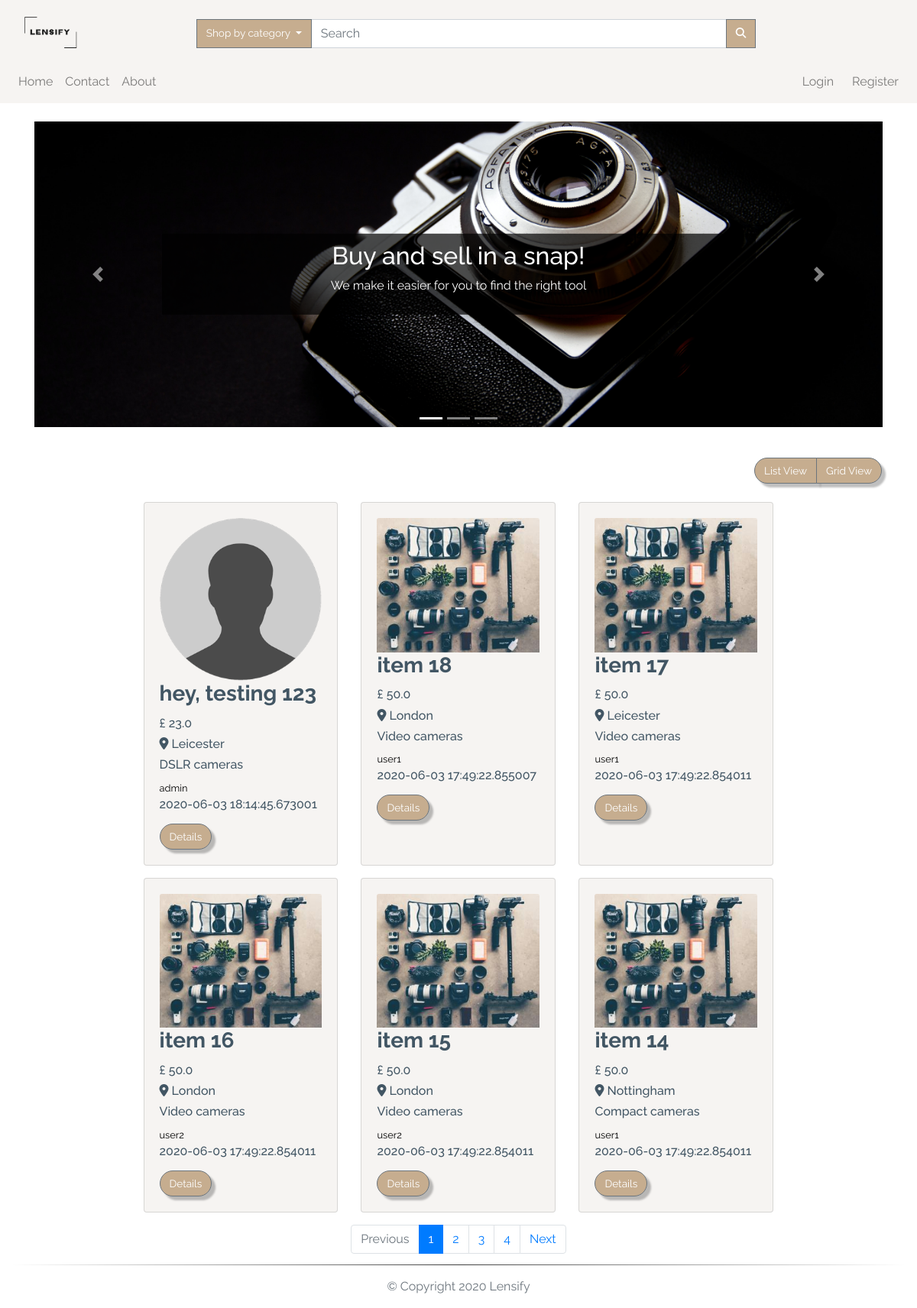
/index, run on the app's committed database.
### app/models.py (models this page shows, shortened)
class TimestampMixin(object):
    created_at = db.Column(db.DateTime, nullable=False,
                           default=datetime.utcnow)
    updated_at = db.Column(db.DateTime, onupdate=datetime.utcnow)

class ItemForSale(db.Model, TimestampMixin):
    __tablename__ = "for_sale"
    id = db.Column(db.Integer, primary_key=True)
    title = db.Column(db.String(100), nullable=False)
    description = db.Column(db.Text, nullable=False)
    quantity = db.Column(db.Integer, nullable=False, default=1)
    condition = db.Column(db.String(50), nullable=False)
    item_city = db.Column(db.String(50), nullable=False)
    price = db.Column(db.Float, nullable=False)
    item_views = db.Column(db.Integer, default=0)
    image_file = db.Column(Json(128), nullable=False,
                           default=['item.jpg'])
    sold = db.Column(db.Boolean, default=False)
    seller_id = db.Column(db.Integer, db.ForeignKey("users.id"))
    category_id = db.Column(db.Integer, db.ForeignKey("categories.id"))

class Category(db.Model, TimestampMixin):
    __tablename__ = "categories"
    id = db.Column(db.Integer, primary_key=True)
    name = db.Column(db.String(30), nullable=False, unique=True)
    item_cat = db.relationship(
        "ItemForSale", backref="category", lazy="dynamic")

class User(db.Model, TimestampMixin, UserMixin):
    __tablename__ = "users"
    id = db.Column(db.Integer, primary_key=True)
    first_name = db.Column(db.String(50), nullable=False)
    last_name = db.Column(db.String(50), nullable=False)
    username = db.Column(db.String(50), unique=True, nullable=False)
    email = db.Column(db.String(115), unique=True, nullable=False)
    image_file = db.Column(db.String(80), nullable=False,
                           default="default.jpg")
    password_hash = db.Column(db.String(60), nullable=False)
    items_for_sale = db.relationship(
        "ItemForSale", backref="seller", lazy="dynamic")
    items_buyer = db.relationship("Order", backref="buyer", lazy="dynamic")
    address = db.relationship(
        "Address", secondary="user_addresses", backref="user", lazy="dynamic"
    )
    followed = db.relationship(
        'User', secondary=followers,
        primaryjoin=(followers.c.follower_id == id),
        secondaryjoin=(followers.c.followed_id == id),
        backref=db.backref('followers', lazy='dynamic'), lazy='dynamic')

### app/routes.py (the view)
@app.route("/")
@app.route("/index")
def index():
    page = request.args.get('page', 1, type=int)
    all_items = ItemForSale.query.order_by(ItemForSale.id.desc()).paginate(
        page, app.config['POSTS_PER_PAGE'], False)
    next_url = url_for('index', page=all_items.next_num) \
        if all_items.has_next else None
    prev_url = url_for('index', page=all_items.prev_num) \
        if all_items.has_prev else None
    return render_template("index.html", all_items=all_items.items, next_url=next_url,
                           prev_url=prev_url, page_num=all_items.iter_pages(), page=page)

### app/models.py (called while the page is built)
    def process_result_value(self, value, dialect):
        return json.loads(value)

### app/routes.py (called while the page is built)
@app.before_request
def before_request():
    if current_user.is_authenticated:
        current_user.updated_at = datetime.utcnow()
        db.session.commit()

@app.context_processor
def inject_categories():
    categories = Category.query.join(
        ItemForSale, (Category.id == ItemForSale.category_id)).all()
    return dict(categories=categories)

### app/templates/index.html (shortened to what this page needs)
{% extends "layout.html" %}
{% block app_content %}
<div class="container-fluid h-100 mt-4">
  <div class="row">
    <div class="col-12 h-100">
      <div class="container-fluid">
        <div class="row justify-content-center mb-4">
          <div class="col-12">
            <div id="slider-animation" class="carousel slide" data-ride="carousel">
              <ul class="carousel-indicators">
                <li data-target="#slider-animation" data-slide-to="0" class="active"></li>
                <li data-target="#slider-animation" data-slide-to="1"></li>
                <li data-target="#slider-animation" data-slide-to="2"></li>
              </ul>
              <div class="carousel-inner">
                <div class="carousel-item active">
                  <img src="{{url_for('.static', filename='img/slider/slider2.jpg')}}" alt="Los Angeles">
                  <div class="text-box">
                    <h2 class="wow slideInRight" data-wow-duration="2s">Buy and sell in a snap!</h2>
                    <p class="wow slideInLeft" data-wow-duration="2s">We make it easier for you to
                      find the right tool</p>
                  </div>
                </div>
              </div>
              <a class="carousel-control-prev" href="#slider-animation" data-slide="prev">
                <span class="carousel-control-prev-icon"></span>
              </a>
              <a class="carousel-control-next" href="#slider-animation" data-slide="next">
                <span class="carousel-control-next-icon"></span>
              </a>
            </div>
          </div>
        </div>
      </div>
      <div class="row ">
        <div class="col-lg-12 my-3">
          <div class="float-right mr-3">
            <div class="btn-group">
              <button class="btn btn-secondary" id="list">
                List View
              </button>
              <button class="btn btn-secondary" id="grid">
                Grid View
              </button>
            </div>
          </div>
        </div>
      </div>
      <div id="products" class="row view-group w-75 mx-auto">
        {% for item in all_items %}
        <div class=" item col-12 col-md-6 col-lg-4 py-2">
          <div class="card custom-bg h-100">
            <div class="card-body">
              <img class="img-fluid card-img-top group list-group-image img-event"
                src="{{url_for('static', filename='img/items/' + item.image_file[0])}}" alt="" />
              <h3 class="card-title list-group-item-heading font-weight-bold ">{{item.title}}</h3>
              <small class="d-block font-weight-bold card-text">
                <h6>£ {{item.price}}</h6>
              </small>
              <small class="font-weight-bold card-text">
                <h6 class="text-capitalize"><i class="fas fa-map-marker-alt"></i> {{item.item_city}}</h6>
              </small>
              <small class="card-text">
                <h6>{{item.category.name}}</h6>
              </small>
              <small class="card-text">
                <a href="{{url_for('user', username=item.seller.username)}}">
                  {{item.seller.username}}
                </a>
              </small>
              <small class="card-text">
                <h6>{{item.created_at}}</h6>
              </small>
              <a href="{{url_for('item', item_id=item.id)}}" class="btn btn-secondary mt-2">
                Details
              </a>
            </div>
          </div>
        </div>
        {% endfor %}
      </div>
      <nav aria-label="Page navigation" class="col-12 my-2">
        <ul class="pagination justify-content-center">
          <li class="page-item {% if not prev_url %} disabled {% endif %}">
            <a class="page-link" href="{{ prev_url }}" tabindex="-1">Previous</a>
          </li>
          {% for num in page_num %}
          {% if num %}
          <li class="page-item {% if page == num %} active {% endif %}"><a class="page-link"
              href="{{url_for('index', page=num)}}">{{ num }}</a></li>
          {% else %}
          <span class="page-item ellipsis">…</span>
          {% endif %}
          {% endfor %}
          <li class="page-item {% if not next_url %} disabled {% endif %}">
            <a class="page-link" href="{{ next_url }}">Next</a>
          </li>
        </ul>
      </nav>
    </div>
  </div>
</div>
</div>
{% endblock app_content %}

### app/templates/layout.html (shortened to what this page needs)
{% extends "bootstrap/base.html" %}
{% block styles %}
<link rel="stylesheet" href="https://stackpath.bootstrapcdn.com/bootstrap/4.5.0/css/bootstrap.min.css"
>
<link rel="stylesheet" href="https://cdnjs.cloudflare.com/ajax/libs/animate.css/3.7.0/animate.css" />
<link rel="stylesheet" href="{{url_for('.static', filename='css/styles.css')}}" />
{% endblock styles %}
{% block body %}
{% block navbar %}
<nav class="navbar navbar-expand-lg navbar-light custom-bg">
  <a href="{{url_for('index')}}" class="col-4 col-md-2 logo-container">
    <img class="navbar-brand img-fluid mt-2" src="{{url_for('.static', filename='img/logo.png')}}" alt="logo" />
  </a>
  <div class="collapse navbar-collapse pt-2 col-12 col-lg-9" id="search">
    <form class="form-inline col-12 input-group">
      <div class="dropdown ml-3 input-group-append">
        <button class="btn btn-secondary dropdown-toggle no-radius" type="button" id="dropdownMenuButton"
          data-toggle="dropdown" aria-haspopup="true" aria-expanded="false">
          Shop by category
        </button>
      </div>
      <input class="form-control col-8 input-group-append" type="search" placeholder="Search" aria-label="Search" />
      <div class="input-group-append">
        <button class="btn btn-secondary no-radius" type="submit">
          <i class="fas fa-search"></i>
        </button>
      </div>
    </form>
  </div>
</nav>
<nav class="navbar navbar-expand-lg navbar-light custom-bg py-0">
  <div id="links" class="collapse navbar-collapse py-2">
    <div class="navbar-nav text-center">
      <a class="nav-item nav-link" href="{{url_for('index')}}">Home</a>
      <a class="nav-item nav-link" href="#">Contact</a>
      <a class="nav-item nav-link" href="#">About</a>
    </div>
    <div class="navbar-nav ml-auto text-center">
      {% if current_user.is_authenticated %}
      <div class="dropdown">
        <a class="dropdown-toggle" type="button" id="dropdownMenuButton" data-toggle="dropdown" aria-haspopup="true"
          aria-expanded="false">
          Hello, {{current_user.first_name.capitalize()}}
        </a>
        <div class="dropdown-menu dropdown-menu-right text-center" aria-labelledby="dropdownMenuButton">
          <a class="dropdown-item" href="{{url_for('user', username=current_user.username)}}">
            Account
          </a>
          <a class="dropdown-item" href="{{url_for('user_settings')}}">
            Settings
          </a>
          <a class="dropdown-item" href="{{url_for('add_item')}}">
            Sell
          </a>
          <a class="dropdown-item" href="{{url_for('logout')}}">Sign out</a>
        </div>
      </div>
      <div class="ml-3 text-center d-none d-lg-block" id="cart">
        <a href="#">
          <i class="fas fa-shopping-cart fa-lg"></i>
        </a>
      </div>
      {%else%}
      <a class="nav-item nav-link mr-2" href="{{url_for('login')}}">Login</a>
      <a class="nav-item nav-link" href="{{url_for('register')}}">Register</a>
      {%endif%}
    </div>
  </div>
</nav>
{% endblock navbar%}
{% block content %}
<main class="my-auto">
  <div class="container-fluid">
    {% block app_content %} {% endblock app_content %}
</main>
{% endblock content%}
<footer class="footer navbar-fixed-bottom">
  <div class="container-fluid">
    <hr>
    <p class="text-muted pb-3 text-center">
      &copy;
      Copyright
      Lensify
    </p>
  </div>
</footer>
{% endblock body %}

### app/static/css/styles.css (style rules this page uses)
:root { --main-color: #fff; --second-color: #425664; --third-color: #f6f4f2; --fourth-color: #c6ad8f; }
*, *::before, *::after { margin: 0; padding: 0; box-sizing: border-box; list-style: none; text-decoration: none; }
body, html { background: var(--main-color); min-height: 100vh; width: 100%; color: var(--second-color); font-family: "Raleway", sans-serif; word-break: normal; }
html { position: relative; }
.footer { position: absolute; bottom: 0; width: 100%; height: 10px; }
a { color: black; text-decoration: none; cursor: pointer; }
ul { margin: 0; }
P { word-break: break-word; }
hr { border: none; height: 1px; background-image: linear-gradient( to right, rgba(0, 0, 0, 0), rgba(0, 0, 0, 0.75), rgba(0, 0, 0, 0) ); }
.btn { font-size: 85%; white-space: nowrap; }
.btn-secondary { filter: drop-shadow(5px 5px 1px rgba(0, 0, 0, 0.25)); background-color: var(--fourth-color); border-radius: 20px; color: var(--main-color); }
.no-radius { filter: none; border-radius: 0px; color: var(--main-color); }
.custom-bg { background-color: var(--third-color); }
.logo-container img { width: 70px; height: 55px; }
.carousel-item { height: 50vh; min-height: 350px; }
.carousel-item img { width: 100%; height: 100%; object-fit: cover; display: block; }
.carousel-item .text-box { background: rgb(0, 0, 0); background: rgba(0, 0, 0, 0.7); padding: 10px; }
.text-box { position: absolute; top: 50%; left: 15%; right: 15%; color: #fff; text-align: center; transform: translateY(-50%); }
.pagination { flex-wrap: wrap; }

### data on the page
ItemForSale: shows a picture, title "hey, testing 123", price "23.0", item_city "Leicester", category.name "DSLR cameras", seller.username "admin", created_at "2020-06-03 18:14:45.673001"
ItemForSale: title "item 18", price "50.0", item_city "London", category.name "Video cameras", seller.username "user1", created_at "2020-06-03 17:49:22.855007"
ItemForSale: title "item 17", price "50.0", item_city "Leicester", category.name "Video cameras", seller.username "user1", created_at "2020-06-03 17:49:22.854011"
ItemForSale: title "item 16", price "50.0", item_city "London", category.name "Video cameras", seller.username "user2", created_at "2020-06-03 17:49:22.854011"
ItemForSale: title "item 15", price "50.0", item_city "London", category.name "Video cameras", seller.username "user2", created_at "2020-06-03 17:49:22.854011"
ItemForSale: title "item 14", price "50.0", item_city "Nottingham", category.name "Compact cameras", seller.username "user1", created_at "2020-06-03 17:49:22.854011"

### other printed values
{{ num }} "1" "2" "3" "4"
